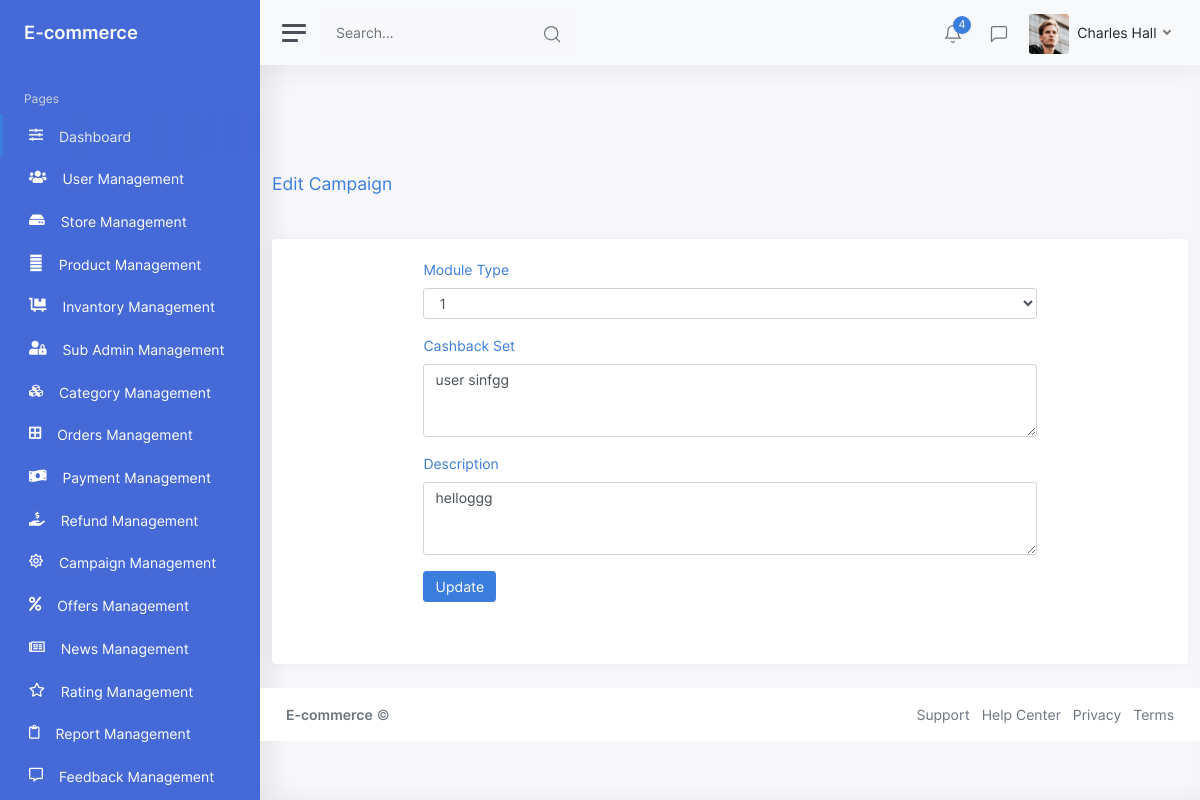
/Edititems/Editcampaign/1, run on the app's committed database.
### tables this page shows
CREATE TABLE `campaign` (
  `campaign_id` int(11) NOT NULL,
  `module_type` varchar(255) NOT NULL,
  `cashback_set` varchar(255) NOT NULL,
  `description` varchar(255) NOT NULL,
  `created_at` varchar(255) NOT NULL
);

### application/controllers/Edititems.php (called while the page is built, shortened)
<?php
class Edititems extends Admin
{
	public function __construct()
	{
		$this->load->model('MyModel');
		$this->load->model('Common_model');
	}
	public function Editcampaign()
	{
		$id = $this->uri->segment(3);
		if ($id != '') {
			$dbdata = $this->Common_model->_selectById('campaign', '*', ['campaign_id' => $id]);
			if (!empty($dbdata)) {
				$this->viewData['dbdata'] = $dbdata;
				$this->load->view('EditView/Editcampaign', $this->viewData);
			}
		} else {
			$this->session->set_flashdata('success', 'Something went wrong. Please try again.');
		}
	}
}

### index.php (called while the page is built, shortened)
<?php
require_once BASEPATH.'core/CodeIgniter.php';

### application/models/Common_model.php (called while the page is built, shortened)
<?php
class Common_model extends CI_Model
{
    function _selectById($table, $column = '*', $condition = array())
    {
        if (count($condition) > 0) {
            $this->db->where($condition);
        }
        $this->db->select($column, false);
        $resSQL = $this->db->get($table);
        if ($resSQL->num_rows() > 0) {
            $result = $resSQL->row_array();
            return $result;
        } else {
            return false;
        }
    }
}
?>

### application/views/EditView/EditCampaign.php (the view, shortened to what this page needs)
<?php include_once('header.php');
include_once('sidebar.php'); ?>
<br><br><br><br>
<div class="container">
    <div class="breadcrumb-header justify-content-between">
        <div class="my-auto">
            <div class="d-flex">
                <h4 class="content-title mb-0 my-auto text-primary">Edit Campaign</h4>
            </div>
        </div>
    </div>
    <br>
    <div class="card">
        <div class="card-body">
            <form class="form-size" action="<?php echo base_url("Edititems/Editcampaign/{$dbdata['campaign_id']}"); ?>" method="POST">
                 <div class="form-group">
                    <label for="exampleFormControlSelect1" class="text-primary">Module Type</label>
                    <select class="form-control" id="inputtext" name="module" value="<?= $dbdata['module_type'] ?>" placeholder="module type" required >
                        <option>1</option>
                    </select>
                </div>
                <div class="form-group">
                    <label for="exampleFormControlTextarea1" class="text-primary">Cashback Set </label>
                    <textarea class="form-control" name="cashback" id="exampleFormControlTextarea1" value="<?= $dbdata['cashback_set'] ?>" rows="3"><?= $dbdata['cashback_set'] ?></textarea>
                </div>
                <div class="form-group">
                    <label for="exampleFormControlTextarea1" class="text-primary">Description</label>
                    <textarea class="form-control" name="description" id="exampleFormControlTextarea1" value="<?= $dbdata['description'] ?>" rows="3" ><?= $dbdata['description'] ?></textarea>
                </div>
                <button type="submit" class="btn btn-primary"><i class="fe fe-plus"></i>Update</button>
            </form>
            <br><br>
        </div>
    </div>
</div>
<?php include_once('footer.php'); ?>

### application/views/EditView/EditCampaign.php (style rules this page uses)
.form-size { width: 70%; margin-left: 15%; }

### data on the page
campaign: module "1", cashback "user sinfgg", description "helloggg"
